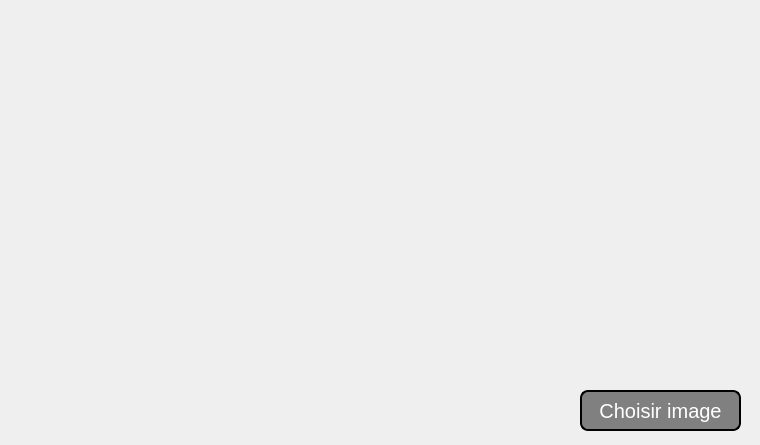
   <widget class="QWidget" name="tab_7">
    <attribute name="title">
     <string>Inserer image</string>
    </attribute>
    <widget class="QPushButton" name="Pb_image">
     <property name="geometry">
      <rect>
       <x>580</x>
       <y>390</y>
       <width>161</width>
       <height>41</height>
      </rect>
     </property>
     <property name="styleSheet">
      <string notr="true">QPushButton
{
border: 2px solid ;
border-radius: 8px;
color: rgb(255,255,255);
background-color: rgba(128,128,128);
font-size:20px;
}
QPushButton:hover
{
color: rgb(255,255,255);
background-color: rgb(169,169,169);
}</string>
     </property>
     <property name="text">
      <string>Choisir image</string>
     </property>
    </widget>
    <widget class="QLabel" name="le_image">
     <property name="geometry">
      <rect>
       <x>105</x>
       <y>85</y>
       <width>241</width>
       <height>241</height>
      </rect>
     </property>
     <property name="text">
      <string/>
     </property>
    </widget>
    <widget class="QLabel" name="label_22">
     <property name="geometry">
      <rect>
       <x>50</x>
       <y>15</y>
       <width>701</width>
       <height>421</height>
      </rect>
     </property>
     <property name="text">
      <string/>
     </property>
     <property name="pixmap">
      <pixmap>../257574892_749156223152588_711608511979727183_n (1).png</pixmap>
     </property>
    </widget>
    <zorder>label_22</zorder>
    <zorder>Pb_image</zorder>
    <zorder>le_image</zorder>
   </widget>
